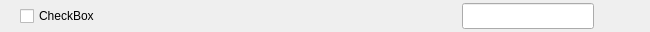
<?xml version="1.0" encoding="UTF-8"?>
<ui version="4.0">
 <class>clamdConfStringOption</class>
 <widget class="QWidget" name="clamdConfStringOption">
  <property name="geometry">
   <rect>
    <x>0</x>
    <y>0</y>
    <width>650</width>
    <height>32</height>
   </rect>
  </property>
  <property name="sizePolicy">
   <sizepolicy hsizetype="Expanding" vsizetype="Preferred">
    <horstretch>0</horstretch>
    <verstretch>0</verstretch>
   </sizepolicy>
  </property>
  <property name="windowTitle">
   <string>Form</string>
  </property>
  <layout class="QHBoxLayout" name="horizontalLayout">
   <property name="topMargin">
    <number>2</number>
   </property>
   <property name="bottomMargin">
    <number>2</number>
   </property>
   <item>
    <widget class="QFrame" name="frame">
     <property name="frameShape">
      <enum>QFrame::NoFrame</enum>
     </property>
     <property name="frameShadow">
      <enum>QFrame::Raised</enum>
     </property>
     <layout class="QGridLayout" name="gridLayout">
      <property name="topMargin">
       <number>1</number>
      </property>
      <property name="bottomMargin">
       <number>1</number>
      </property>
      <item row="0" column="0">
       <widget class="QCheckBox" name="checkBox">
        <property name="sizePolicy">
         <sizepolicy hsizetype="Expanding" vsizetype="Fixed">
          <horstretch>3</horstretch>
          <verstretch>0</verstretch>
         </sizepolicy>
        </property>
        <property name="styleSheet">
         <string notr="true"/>
        </property>
        <property name="text">
         <string>CheckBox</string>
        </property>
       </widget>
      </item>
      <item row="0" column="2">
       <widget class="QLineEdit" name="lineEdit">
        <property name="sizePolicy">
         <sizepolicy hsizetype="Expanding" vsizetype="Fixed">
          <horstretch>1</horstretch>
          <verstretch>0</verstretch>
         </sizepolicy>
        </property>
        <property name="minimumSize">
         <size>
          <width>0</width>
          <height>26</height>
         </size>
        </property>
        <property name="maximumSize">
         <size>
          <width>16777215</width>
          <height>16777215</height>
         </size>
        </property>
       </widget>
      </item>
      <item row="0" column="1">
       <spacer name="horizontalSpacer">
        <property name="orientation">
         <enum>Qt::Horizontal</enum>
        </property>
        <property name="sizeHint" stdset="0">
         <size>
          <width>40</width>
          <height>20</height>
         </size>
        </property>
       </spacer>
      </item>
      <item row="0" column="3">
       <widget class="QLabel" name="label">
        <property name="sizePolicy">
         <sizepolicy hsizetype="Expanding" vsizetype="Fixed">
          <horstretch>0</horstretch>
          <verstretch>0</verstretch>
         </sizepolicy>
        </property>
        <property name="minimumSize">
         <size>
          <width>30</width>
          <height>0</height>
         </size>
        </property>
        <property name="maximumSize">
         <size>
          <width>30</width>
          <height>16777215</height>
         </size>
        </property>
        <property name="text">
         <string/>
        </property>
       </widget>
      </item>
     </layout>
    </widget>
   </item>
  </layout>
 </widget>
 <resources/>
 <connections>
  <connection>
   <sender>checkBox</sender>
   <signal>clicked()</signal>
   <receiver>clamdConfStringOption</receiver>
   <slot>slot_checkBoxClicked()</slot>
   <hints>
    <hint type="sourcelabel">
     <x>23</x>
     <y>13</y>
    </hint>
    <hint type="destinationlabel">
     <x>4</x>
     <y>17</y>
    </hint>
   </hints>
  </connection>
  <connection>
   <sender>lineEdit</sender>
   <signal>textChanged(QString)</signal>
   <receiver>clamdConfStringOption</receiver>
   <slot>slot_lineEditChanged()</slot>
   <hints>
    <hint type="sourcelabel">
     <x>545</x>
     <y>11</y>
    </hint>
    <hint type="destinationlabel">
     <x>644</x>
     <y>12</y>
    </hint>
   </hints>
  </connection>
 </connections>
 <slots>
  <slot>slot_lineEditChanged()</slot>
  <slot>slot_checkBoxClicked()</slot>
 </slots>
</ui>
